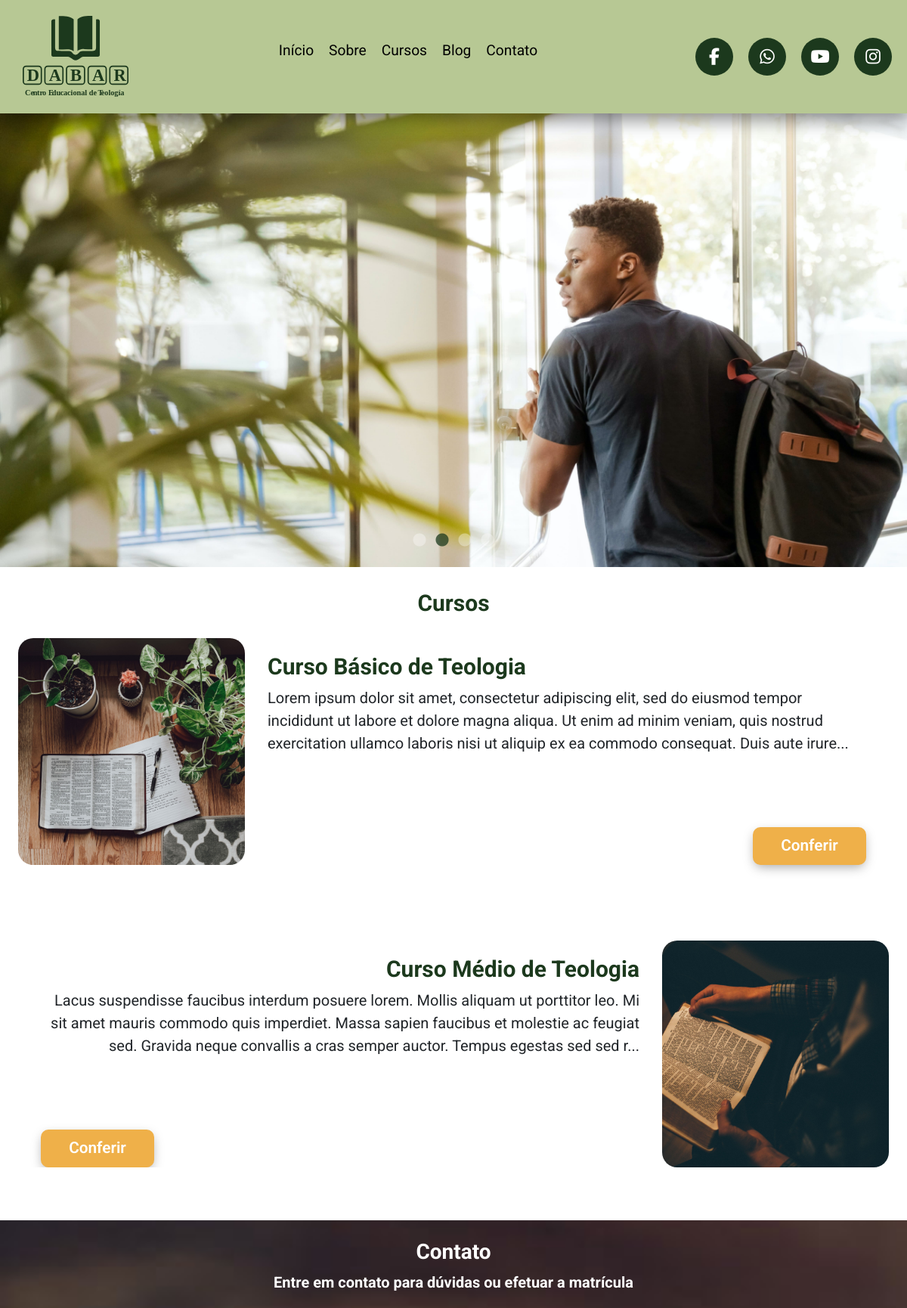
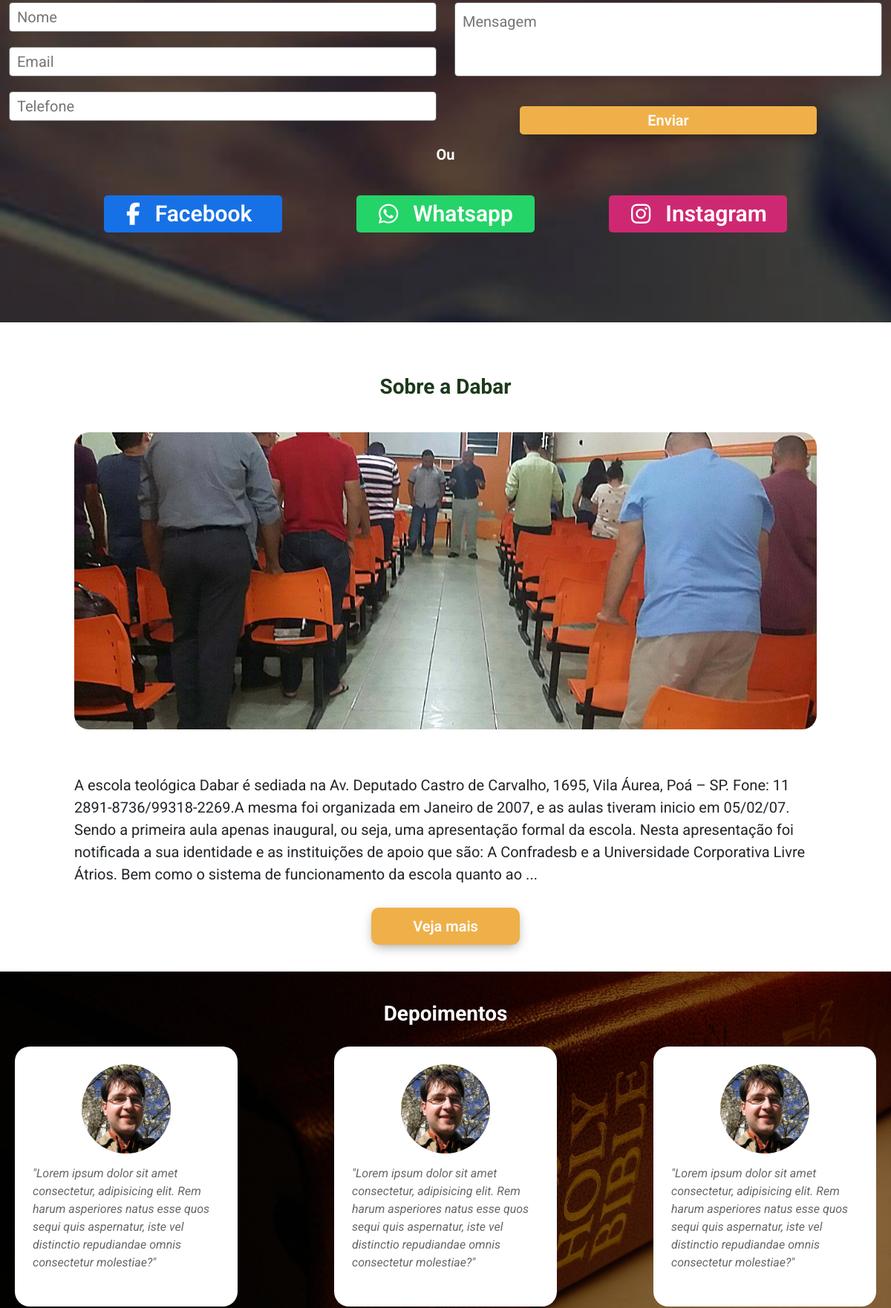
The page / (upper part) on the database its author committed (2 pictures, top to bottom).
### tables this page shows
CREATE TABLE `curso` (
  `idCurso` int(11) NOT NULL,
  `curso` varchar(50) NOT NULL,
  `descCurso` text NOT NULL,
  `valorCurso` varchar(10) NOT NULL,
  `imgCurso` varchar(100) NOT NULL,
  `duracaoCurso` varchar(50) NOT NULL,
  `instrutorCurso` varchar(100) NOT NULL,
  `mensagemCurso` text NOT NULL,
  `statusCurso` int(11) NOT NULL
);

CREATE TABLE `dabar` (
  `id` int(11) NOT NULL,
  `sobre` text NOT NULL,
  `identidade` text NOT NULL,
  `requisitos` text NOT NULL
);

### index.php (the view, shortened to what this page needs)
<?php
$conexao = ConexaoBanco::conectarBD();
$conexao->exec("SET NAMES utf8");
$sqlCursos = $conexao->prepare("SELECT idCurso, curso, descCurso, imgCurso FROM curso WHERE statusCurso = 1 LIMIT 2");
$sqlCursos->execute();
$sqlSobre = $conexao->prepare("SELECT sobre FROM dabar");
$sqlSobre->execute();
$dadosSobre = $sqlSobre->fetch(PDO::FETCH_ASSOC);
?>
<!DOCTYPE html>
<html lang="pt-br">
<head>
    <link rel="stylesheet" href="global/css/reset.css">
    <link rel="stylesheet" href="global/css/global.css">
    <link rel="stylesheet" href="lib/bootstrap/css/bootstrap.css">
    <link rel="stylesheet" href="lib/slick/slick.css">
    <link rel="stylesheet" href="lib/slick/slick-theme.css">
    <link rel="stylesheet" href="lib/aos-master/dist/aos.css">
    <link rel="stylesheet" href="home/css/home.css">
</head>
<body>
    <header bg-color="primary">
        <div class="logo">
            <img src="assets/logo/logo-dabar-verde.svg" alt="">
        </div>
        <div class="menu">
            <ul>
                <li><a href="#">Início</a></li>
                <li><a href="sobre/sobre.php">Sobre</a></li>
                <li><a href="cursos/cursos.php">Cursos</a></li>
                <li><a href="blog/blog.php">Blog</a></li>
                <li><a href="contato/contato.php">Contato</a></li>
            </ul>
        </div>
        <div class="socialHeader">
            <a href="https://www.facebook.com/CETDABAR" target="_blank">
                <div><i class="fa-brands fa-facebook-f"></i></div>
            </a>
            <a href="https://api.whatsapp.com/send?phone=5511930546947&text=Olá, gostaria de saber mais sobre a Dabar" target="_blank">
                <div><i class="fa-brands fa-whatsapp"></i></div>
            </a>
            <a href="https://www.youtube.com/channel/UCXieQGFmE_MwiaA6T9qlyEQ" target="_blank">
                <div><i class="fa-brands fa-youtube"></i></div>
            </a>
            <a href="https://www.instagram.com/fabio.dabar/" target="_blank">
                <div><i class="fa-brands fa-instagram"></i></div>
            </a>
        </div>
    </header>
    <section class="banner">
        <img src="assets/banner/banner2.jpg" alt="">
    </section>
    <section class="cursos">
        <div class="padraoSite">
            <h3 class="tituloCursos">Cursos</h3>
            <div class="containerCursos">
                <?php
                while ($dadosCurso = $sqlCursos->fetch(PDO::FETCH_ASSOC)) { ?>
                    <div class="curso" data-aos="fade-up" data-aos-duration="2000">
                        <div class="imgCurso">
                            <img src="admin/<?php echo $dadosCurso['imgCurso'] ?>" alt="">
                        </div>
                        <div class="descCurso">
                            <div class="txtCurso">
                                <h3><?php echo $dadosCurso['curso'] ?></h3>
                                <p><?php echo mb_strimwidth("$dadosCurso[descCurso]", 0, 250, "..."); ?></p>
                            </div>
                            <button onclick="getLink(this, '#')" btn-bg-color="secondary" class="btnCurso">Conferir</button>
                        </div>
                    </div>
                <?php } ?>
            </div>
        </div>
    </section>
    <div class="contato">
        <div class="padraoSite" data-aos="fade-down" data-aos-duration="2000">
            <h3 class="tituloContato">Contato</h3>
            <p class="txtForm">Entre em contato para dúvidas ou efetuar a matrícula</p>
            <form action="" method="POST" class="formContato">
                <div class="inputs">
                    <div class="formInput">
                        <input type="text" name="nome" required id="" placeholder="Nome">
                    </div>
                    <div class="formInput">
                        <input type="email" name="email" required id="" placeholder="Email">
                    </div>
                    <div class="formInput">
                        <input type="tel" name="telefone" id="" placeholder="Telefone">
                    </div>
                </div>
                <div class="boxMensagem">
                    <div class="formTextarea">
                        <textarea name="mensagem" id="" cols="30" rows="10" placeholder="Mensagem"></textarea>
                    </div>
                    <div class="formBtn">
                        <button class="btnEnviar" name="enviarContato" btn-bg-color="secondary" type="submit">Enviar</button>
                    </div>
                </div>
            </form>
            <p class="txtForm">
                Ou
            </p>
            <div class="socialContato">
                <div class="socialContato">
                    <a href="https://www.facebook.com/CETDABAR" target="_blank" class="contatoFacebook">
                        <i class="fa-brands fa-facebook-f"></i> Facebook
                    </a>
                    <a href="https://api.whatsapp.com/send?phone=5511930546947&text=Olá, gostaria de saber mais sobre a Dabar" target="_blank" class="contatoWhatsapp">
                        <i class="fa-brands fa-whatsapp"></i> Whatsapp
                    </a>
                    <a href="https://www.instagram.com/fabio.dabar/" target="_blank" class="contatoInstagram">
                        <i class="fa-brands fa-instagram"></i> Instagram
                    </a>
                </div>
            </div>
        </div>
    </div>
    <section class="sobre">
        <div class="padraoSite" data-aos="fade-down" data-aos-duration="2000">
            <h3 class="tituloSobre">Sobre a Dabar</h3>
            <div class="containerSobre">
                <div class="imgSobre">
                    <img src="assets/sobre/sobre.jpg" alt="">
                </div>
                <div class="txtSobre">
                    <?php
                        echo mb_strimwidth($dadosSobre['sobre'], 0, 500 , "...");
                    ?>
                </div>
                <div class="btnSobre">
                    <button onclick="getLink(this, 'sobre/sobre.php')" btn-bg-color="secondary">Veja mais</button>
                </div>
            </div>
        </div>
    </section>
    <section class="depoimentos">
        <div class="padraoSite">
            <h3 class="tituloDepo">Depoimentos</h3>
            <div class="containerDepo">
                <div class="depo">
                    <div class="imgDepo">
                        <img src="assets/depoimentos/depoimentos.jpg" alt="">
                    </div>
                    <div class="txtDepo">
                        <p>"Lorem ipsum dolor sit amet consectetur, adipisicing elit. Rem harum asperiores natus esse quos sequi quis aspernatur, iste vel distinctio repudiandae omnis consectetur molestiae?"</p>
                    </div>
                </div>
                <div class="depo">
                    <div class="imgDepo">
                        <img src="assets/depoimentos/depoimentos.jpg" alt="">
                    </div>
                    <div class="txtDepo">
                        <p>"Lorem ipsum dolor sit amet consectetur, adipisicing elit. Rem harum asperiores natus esse quos sequi quis aspernatur, iste vel distinctio repudiandae omnis consectetur molestiae?"</p>
                    </div>
                </div>
                <div class="depo">
                    <div class="imgDepo">
                        <img src="assets/depoimentos/depoimentos.jpg" alt="">
                    </div>
                    <div class="txtDepo">
                        <p>"Lorem ipsum dolor sit amet consectetur, adipisicing elit. Rem harum asperiores natus esse quos sequi quis aspernatur, iste vel distinctio repudiandae omnis consectetur molestiae?"</p>
                    </div>
                </div>
            </div>
        </div>
    </section>
</body>
</html>

### global/css/global.css (style rules this page uses)
[bg-color="primary"] { background-color: #B7C894; }
[btn-bg-color] { -webkit-box-shadow: 0px 5px 15px -3px rgba(0,0,0,0.37); box-shadow: 0px 5px 15px -3px rgba(0,0,0,0.37); }
[btn-bg-color="secondary"] { background-color: #EFB049; color: #fff; }
* { margin: 0; padding: 0; box-sizing: border-box; }
body { max-width: 100%; width: 100%; font-family: 'Roboto' !important; overflow: overlay; }
a { color: #000 !important; text-decoration: none !important; }
p { margin: 0 !important; }
h3 { margin: 0; font-weight: bold !important; font-size: 30px; color: #1C391D; }
ul { padding: 0 !important; }
.padraoSite { width: 100%; max-width: 1400px; margin: 0 auto; }
header { font-family: 'Roboto'; height: 150px; display: flex; width: 100%; padding: 10px !important; align-items: center; justify-content: space-between; background: #fff; top: 0; padding: 10px 1%; position: fixed; -webkit-box-shadow: 1px 7px 23px 2px rgba(0, 0, 0, 0.45); box-shadow: 1px 7px 23px 2px rgba(0, 0, 0, 0.45); z-index: 999; }
header .logo img { width: 140px; height: 140px; margin-left: 20px; }
header .menu ul { display: flex; list-style: none; }
header .menu ul li { margin: 0 10px; font-size: 1.2rem; }
header .socialHeader { display: flex; justify-content: center; }
header .socialHeader a div { margin: 0 10px; width: 50px; height: 50px; border-radius: 50%; color: white; display: flex; justify-content: center; align-items: center; background: #1C391D; font-size: 1.4rem; cursor: pointer; }

### rows shown on the page
curso: imgCurso (picture), curso "Curso Básico de Teologia", descCurso "Lorem ipsum dolor sit amet, consectetur adipiscing elit, sed do eiusmod tempor incididunt ut labore et dolore magna aliqua. Ut enim ad minim veniam, quis nostrud exercitation ullamco laboris nisi ut aliquip ex ea commodo consequat. Duis aute irure..."
curso: imgCurso (picture), curso "Curso Médio de Teologia", descCurso "Lacus suspendisse faucibus interdum posuere lorem. Mollis aliquam ut porttitor leo. Mi sit amet mauris commodo quis imperdiet. Massa sapien faucibus et molestie ac feugiat sed. Gravida neque convallis a cras semper auctor. Tempus egestas sed sed r..."
dabar: sobre "A escola teológica Dabar é sediada na Av. Deputado Castro de Carvalho, 1695, Vila Áurea, Poá – SP. Fone: 11 2891-8736/99318-2269.A mesma foi organizada em Janeiro de 2007, e as aulas tiveram inicio em 05/02/07. Sendo a primeira aula apenas inaugural, ou seja, uma apresentação formal da escola. Nesta apresentação foi notificada a sua identidade e as instituições de apoio que são: A Confradesb e a Universidade Corporativa Livre Átrios. Bem como o sistema de funcionamento da escola quanto ao ..."
